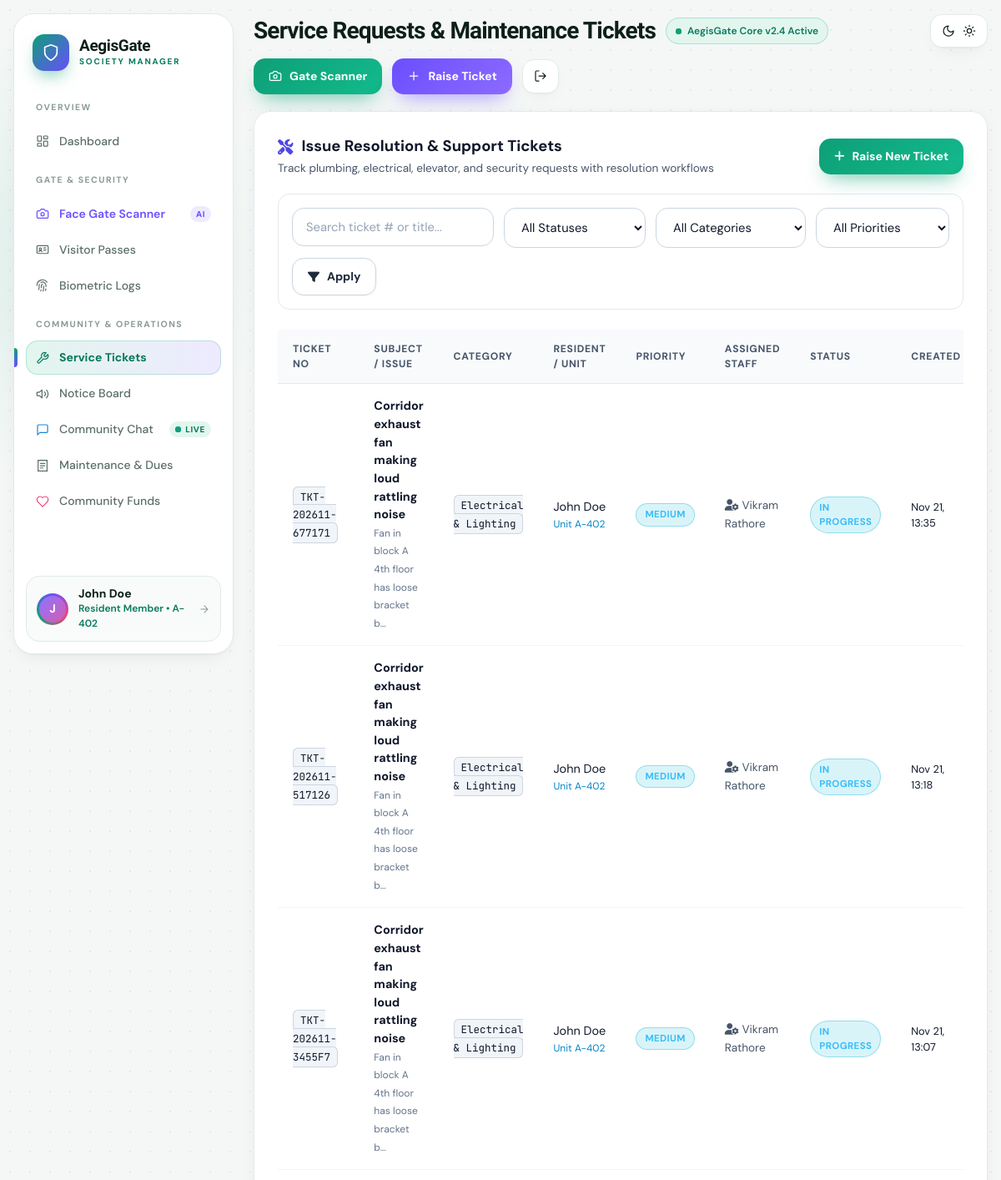
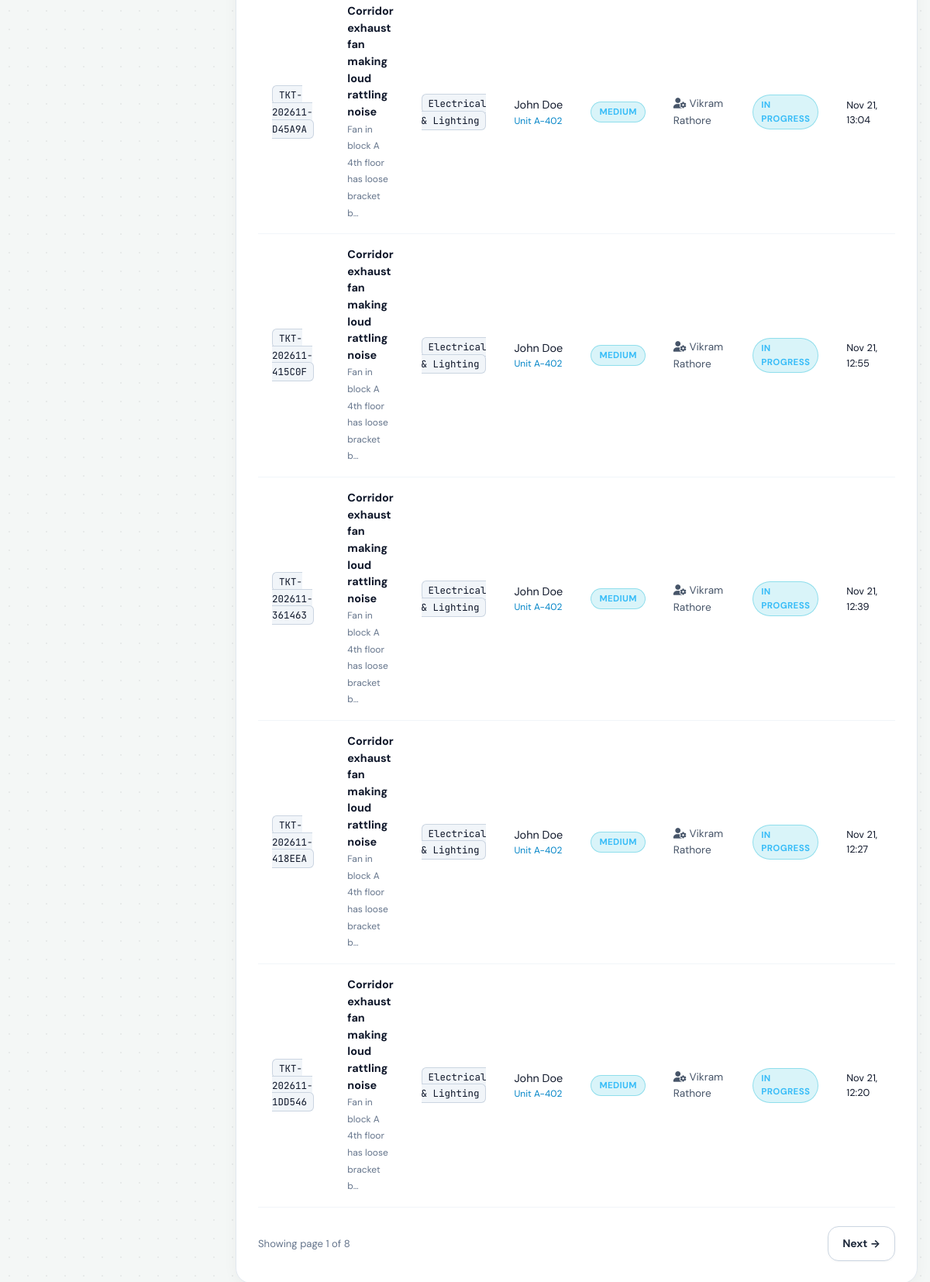
The page /tickets/ (signed in) on the database its author committed (2 pictures, top to bottom).
### society_app/models.py (models this page shows, shortened)
class User(AbstractUser):
    ROLE_CHOICES = (
        ('ADMIN', 'Society Admin / Committee Board'),
        ('STAFF', 'Security Gate Officer / Facility Staff'),
        ('RESIDENT', 'Resident Member'),
    )
    role = models.CharField(max_length=20, choices=ROLE_CHOICES, default='RESIDENT')
    phone_number = models.CharField(max_length=20, blank=True)
    flat_number = models.CharField(max_length=20, blank=True, help_text="e.g. A-402")
    block_tower = models.CharField(max_length=50, blank=True, help_text="e.g. Tower 1 / Emerald Block")
    family_members_count = models.PositiveIntegerField(
        default=1,
        blank=True,
        null=True,
        help_text="Total number of family members residing in this unit"
    )
    family_details = models.TextField(
        blank=True,
        default='',
        help_text="Family members description with names and ages (e.g. Jane Doe - Age 34, Tommy Doe - Age 8)"
    )
    lives_here = models.BooleanField(
        default=True,
        help_text="Specifies whether staff/resident lives on premises"
    )
    avatar = models.ImageField(upload_to='avatars/', blank=True, null=True)
    face_photo = models.ImageField(upload_to='face_profiles/', blank=True, null=True, help_text="Reference face photo for gate recognition")
    face_encoding = models.TextField(blank=True, null=True, help_text="Serialized facial feature descriptor")
    vehicle_number = models.CharField(max_length=30, blank=True, help_text="e.g. KA-01-MJ-4521")
    emergency_contact = models.CharField(max_length=50, blank=True)
    is_verified_resident = models.BooleanField(default=True)
    google_id = models.CharField(max_length=150, blank=True, null=True, help_text="Google OAuth UID/Sub")
    google_avatar_url = models.URLField(max_length=500, blank=True, null=True)
    is_google_verified = models.BooleanField(default=False)
    @property
    def is_admin_role(self):
        return self.role == 'ADMIN' or self.is_superuser
    @property
    def is_staff_role(self):
        return self.role in ['ADMIN', 'STAFF'] or self.is_staff

class ComplaintTicket(models.Model):
    CATEGORY_CHOICES = (
        ('PLUMBING', 'Plumbing & Water Supply'),
        ('ELECTRICAL', 'Electrical & Lighting'),
        ('ELEVATOR', 'Lift & Elevator'),
        ('SECURITY', 'Security & Parking'),
        ('CLEANLINESS', 'Sanitation & Housekeeping'),
        ('NOISE', 'Noise & Disturbance'),
        ('OTHER', 'General Maintenance'),
    )
    PRIORITY_CHOICES = (
        ('LOW', 'Low'),
        ('MEDIUM', 'Medium'),
        ('HIGH', 'High'),
        ('URGENT', 'Urgent Emergency'),
    )
    STATUS_CHOICES = (
        ('OPEN', 'Open'),
        ('IN_PROGRESS', 'In Progress'),
        ('RESOLVED', 'Resolved'),
        ('CLOSED', 'Closed'),
    )
    ticket_number = models.CharField(max_length=30, unique=True, editable=False)
    resident = models.ForeignKey(settings.AUTH_USER_MODEL, on_delete=models.CASCADE, related_name='complaints')
    title = models.CharField(max_length=200)
    description = models.TextField()
    category = models.CharField(max_length=30, choices=CATEGORY_CHOICES, default='OTHER')
    priority = models.CharField(max_length=20, choices=PRIORITY_CHOICES, default='MEDIUM')
    status = models.CharField(max_length=20, choices=STATUS_CHOICES, default='OPEN')
    attachment = models.ImageField(upload_to='complaints/', blank=True, null=True)
    assigned_staff = models.ForeignKey(
        settings.AUTH_USER_MODEL, on_delete=models.SET_NULL, null=True, blank=True, related_name='assigned_tasks'
    )
    resolution_notes = models.TextField(blank=True, default='')
    created_at = models.DateTimeField(auto_now_add=True)
    resolved_at = models.DateTimeField(blank=True, null=True)
    class Meta:
        ordering = ['-created_at']

### society_app/views.py (the view)
# urls.py: path('tickets/', views.ticket_list_view, name='ticket_list'),
@login_required
def ticket_list_view(request):
    user = request.user
    status_filter = request.GET.get('status')
    category_filter = request.GET.get('category')
    priority_filter = request.GET.get('priority')
    search = request.GET.get('q')
    if user.is_admin_role or user.is_staff_role:
        tickets = ComplaintTicket.objects.all()
    else:
        tickets = ComplaintTicket.objects.filter(resident=user)
    if status_filter:
        tickets = tickets.filter(status=status_filter)
    if category_filter:
        tickets = tickets.filter(category=category_filter)
    if priority_filter:
        tickets = tickets.filter(priority=priority_filter)
    if search:
        tickets = tickets.filter(Q(title__icontains=search) | Q(ticket_number__icontains=search) | Q(description__icontains=search))
    paginator = Paginator(tickets, 8)
    page_number = request.GET.get('page')
    page_obj = paginator.get_page(page_number)
    return render(request, 'tickets/list.html', {
        'page_obj': page_obj,
        'status_filter': status_filter,
        'category_filter': category_filter,
        'priority_filter': priority_filter,
        'search': search,
        'categories': ComplaintTicket.CATEGORY_CHOICES,
        'priorities': ComplaintTicket.PRIORITY_CHOICES,
        'statuses': ComplaintTicket.STATUS_CHOICES,
    })

### society_app/context_processors.py (called while the page is built)
def google_auth_settings(request):
    return {
        'GOOGLE_CLIENT_ID': getattr(settings, 'GOOGLE_CLIENT_ID', ''),
        'google_verified_user': request.session.get('google_user'),
    }

### templates/tickets/list.html (shortened to what this page needs)
{% extends 'base.html' %}
{% block page_title %}Service Requests & Maintenance Tickets{% endblock %}
{% block content %}
<div class="glass-panel" style="padding: 28px;">
  <div class="section-header" style="flex-wrap: wrap; gap: 14px;">
    <div>
      <h3 class="section-title">
        <i class="fa-solid fa-screwdriver-wrench" style="color: var(--primary);"></i>
        Issue Resolution & Support Tickets
      </h3>
      <p style="color: var(--text-muted); font-size: 0.85rem; margin-top: 2px;">
        Track plumbing, electrical, elevator, and security requests with resolution workflows
      </p>
    </div>
    <div style="display: flex; gap: 10px;">
      <a href="{% url 'ticket_create' %}" class="btn btn-primary">
        <i class="fa-solid fa-plus"></i> Raise New Ticket
      </a>
    </div>
  </div>
  <form method="GET" style="display: flex; flex-wrap: wrap; gap: 12px; margin-bottom: 24px; padding: 16px; background: rgba(255, 255, 255, 0.02); border-radius: var(--radius-md); border: 1px solid var(--border-glass);">
    <div style="flex: 1; min-width: 200px;">
      <input type="text" name="q" value="{{ search|default:'' }}" class="form-input" placeholder="Search ticket # or title...">
    </div>
    <div style="width: 170px;">
      <select name="status" class="form-select" onchange="this.form.submit()">
        <option value="">All Statuses</option>
      </select>
    </div>
    <div style="width: 180px;">
      <select name="category" class="form-select" onchange="this.form.submit()">
        <option value="">All Categories</option>
      </select>
    </div>
    <div style="width: 160px;">
      <select name="priority" class="form-select" onchange="this.form.submit()">
        <option value="">All Priorities</option>
      </select>
    </div>
    <button type="submit" class="btn btn-secondary btn-sm"><i class="fa-solid fa-filter"></i> Apply</button>
  </form>
  <div class="table-responsive">
    <table class="glass-table">
      <thead>
        <tr>
          <th>Ticket No</th>
          <th>Subject / Issue</th>
          <th>Category</th>
          <th>Resident / Unit</th>
          <th>Priority</th>
          <th>Assigned Staff</th>
          <th>Status</th>
          <th>Created</th>
        </tr>
      </thead>
      <tbody>
        {% for t in page_obj %}
        <tr>
          <td>
            <a href="{% url 'ticket_detail' t.id %}" class="badge-code" style="color: var(--accent-cyan); text-decoration: none;">
              {{ t.ticket_number }}
            </a>
          </td>
          <td>
            <div style="font-weight: 700;">{{ t.title }}</div>
            <small style="color: var(--text-dim);">{{ t.description|truncatechars:45 }}</small>
          </td>
          <td><span class="badge-code">{{ t.get_category_display }}</span></td>
          <td>
            {{ t.resident.get_full_name|default:t.resident.username }}
            {% if t.resident.flat_number %}
            <div style="font-size: 0.75rem; color: var(--accent-cyan);">Unit {{ t.resident.flat_number }}</div>
            {% endif %}
          </td>
          <td>
            <span class="badge {% if t.priority == 'URGENT' %}badge-urgent{% elif t.priority == 'HIGH' %}badge-open{% else %}badge-progress{% endif %}">
              {{ t.get_priority_display }}
            </span>
          </td>
          <td>
            {% if t.assigned_staff %}
              <span style="font-size: 0.85rem; color: var(--text-muted);"><i class="fa-solid fa-user-gear"></i> {{ t.assigned_staff.get_full_name|default:t.assigned_staff.username }}</span>
            {% else %}
              <span style="color: var(--text-dim); font-size: 0.8rem;">Unassigned</span>
            {% endif %}
          </td>
          <td>
            <span class="badge {% if t.status == 'RESOLVED' or t.status == 'CLOSED' %}badge-resolved{% elif t.status == 'IN_PROGRESS' %}badge-progress{% else %}badge-open{% endif %}">
              {{ t.get_status_display }}
            </span>
          </td>
          <td style="color: var(--text-dim); font-size: 0.8rem;">{{ t.created_at|date:"M d, H:i" }}</td>
        </tr>
        {% empty %}
        <tr>
          <td colspan="9" style="text-align: center; color: var(--text-dim); padding: 36px 0;">
            No tickets match your filter criteria.
          </td>
        </tr>
        {% endfor %}
      </tbody>
    </table>
  </div>
  {% if page_obj.has_other_pages %}
  <div class="pagination-container">
    <div style="font-size: 0.82rem; color: var(--text-dim);">
      Showing page {{ page_obj.number }} of {{ page_obj.paginator.num_pages }}
    </div>
    <div class="pagination-links">
      {% if page_obj.has_next %}
      <a href="?page={{ page_obj.next_page_number }}{% if status_filter %}&status={{ status_filter }}{% endif %}{% if category_filter %}&category={{ category_filter }}{% endif %}" class="btn btn-secondary btn-sm">Next &rarr;</a>
      {% endif %}
    </div>
  </div>
  {% endif %}
</div>
{% endblock %}

### templates/base.html (shortened to what this page needs)
{% load static %}
<!DOCTYPE html>
<html lang="en">
<head>
  <link rel="stylesheet" href="https://cdnjs.cloudflare.com/ajax/libs/font-awesome/6.4.0/css/all.min.css">
  <link rel="stylesheet" href="{% static 'css/styles.css' %}">
</head>
<body>
  <div class="app">
    {% if user.is_authenticated %}
    <aside class="side" id="side" aria-label="Main navigation">
      <a href="{% url 'dashboard' %}" class="brand">
        <div class="brand-mark">
          <svg class="i"><use href="#i-shield"/></svg>
        </div>
        <div>
          <b>AegisGate</b>
          <small>SOCIETY MANAGER</small>
        </div>
      </a>
      <div class="nav-label">OVERVIEW</div>
      <nav class="nav">
        <a href="{% url 'dashboard' %}" class="nav-item {% if request.resolver_match.url_name == 'dashboard' %}active{% endif %}">
          <svg class="i"><use href="#i-grid"/></svg>
          <span>Dashboard</span>
        </a>
      </nav>
      <div class="nav-label">GATE &amp; SECURITY</div>
      <nav class="nav">
        <a href="{% url 'face_terminal' %}" class="nav-item {% if request.resolver_match.url_name == 'face_terminal' %}active{% endif %}">
          <svg class="i" style="color: var(--violet);"><use href="#i-camera"/></svg>
          <span style="font-weight: 600; color: var(--violet);">Face Gate Scanner</span>
          <span class="tag tag-ai">AI</span>
        </a>
        <a href="{% url 'visitor_list' %}" class="nav-item {% if 'visitor' in request.resolver_match.url_name %}active{% endif %}">
          <svg class="i"><use href="#i-id"/></svg>
          <span>Visitor Passes</span>
        </a>
        <a href="{% url 'biometric_logs' %}" class="nav-item {% if request.resolver_match.url_name == 'biometric_logs' %}active{% endif %}">
          <svg class="i"><use href="#i-finger"/></svg>
          <span>Biometric Logs</span>
        </a>
      </nav>
      <div class="nav-label">COMMUNITY &amp; OPERATIONS</div>
      <nav class="nav">
        <a href="{% url 'ticket_list' %}" class="nav-item {% if 'ticket' in request.resolver_match.url_name %}active{% endif %}">
          <svg class="i"><use href="#i-wrench"/></svg>
          <span>Service Tickets</span>
        </a>
        <a href="{% url 'notice_list' %}" class="nav-item {% if 'notice' in request.resolver_match.url_name %}active{% endif %}">
          <svg class="i"><use href="#i-notice"/></svg>
          <span>Notice Board</span>
        </a>
        <a href="{% url 'community_chat' %}" class="nav-item {% if request.resolver_match.url_name == 'community_chat' %}active{% endif %}">
          <svg class="i" style="color: var(--sky);"><use href="#i-chat"/></svg>
          <span>Community Chat</span>
          <span class="tag tag-live"><i class="dot"></i>LIVE</span>
        </a>
        <a href="{% url 'maintenance_list' %}" class="nav-item {% if 'maintenance' in request.resolver_match.url_name %}active{% endif %}">
          <svg class="i"><use href="#i-receipt"/></svg>
          <span>Maintenance &amp; Dues</span>
        </a>
        <a href="{% url 'funds_list' %}" class="nav-item {% if 'fund' in request.resolver_match.url_name %}active{% endif %}">
          <svg class="i" style="color: var(--rose);"><use href="#i-heart"/></svg>
          <span>Community Funds</span>
        </a>
      </nav>
      <a href="{% url 'profile' %}" class="me" title="View &amp; Edit Profile">
        <div class="avatar">
          {% if user.avatar %}
            <img src="{{ user.avatar.url }}" alt="avatar" style="width: 100%; height: 100%; border-radius: 50%; object-fit: cover;">
          {% else %}
            <span>{{ user.username|make_list|first|upper }}</span>
          {% endif %}
        </div>
        <div style="min-width: 0; flex: 1;">
          <b style="white-space: nowrap; overflow: hidden; text-overflow: ellipsis; display: block;">{{ user.get_full_name|default:user.username }}</b>
          <small>{{ user.get_role_display }}{% if user.flat_number %} • {{ user.flat_number }}{% endif %}</small>
        </div>
        <svg class="i" style="width: 14px !important; height: 14px !important; color: var(--faint);"><use href="#i-arrow"/></svg>
      </a>
    </aside>
    {% endif %}
    <main class="main" style="{% if not user.is_authenticated %}grid-column: 1 / -1; max-width: 1000px; margin: 40px auto; width: 100%;{% endif %}">
      {% if user.is_authenticated %}
      <header class="topbar">
        <h1>{% block page_title %}Overview{% endblock %}</h1>
        <span class="chip ok chip-core"><i class="dot"></i>AegisGate Core v2.4 Active</span>
        <button class="btn btn-icon theme-btn" id="themeBtn" aria-label="Toggle theme" title="Switch between light and dark theme">
          <svg class="i ti-moon"><use href="#i-moon"/></svg>
          <svg class="i ti-sun"><use href="#i-sun"/></svg>
        </button>
        <a href="{% url 'face_terminal' %}" class="btn btn-primary">
          <svg class="i"><use href="#i-camera"/></svg>
          <span>Gate Scanner</span>
        </a>
        <a href="{% url 'ticket_create' %}" class="btn btn-violet">
          <svg class="i"><use href="#i-plus"/></svg>
          <span>Raise Ticket</span>
        </a>
        <a href="{% url 'logout' %}" class="btn btn-icon" title="Log out" aria-label="Log out">
          <svg class="i"><use href="#i-logout"/></svg>
        </a>
      </header>
      {% endif %}
      {% block content %}{% endblock %}
    </main>
  </div>
</body>
</html>

### rows shown on the page
User: username|make_list "J", get_full_name "John Doe", role "Resident Member", flat_number "A-402"
ComplaintTicket: ticket_number "TKT-202611-677171", title "Corridor exhaust fan making loud rattling noise", description "Fan in block A 4th floor has loose bracket b…", category "Electrical & Lighting", resident.get_full_name "John Doe", resident.flat_number "A-402", priority "MEDIUM", assigned_staff.get_full_name "Vikram Rathore", status "IN PROGRESS", created_at "Nov 21, 13:35"
ComplaintTicket: ticket_number "TKT-202611-517126", title "Corridor exhaust fan making loud rattling noise", description "Fan in block A 4th floor has loose bracket b…", category "Electrical & Lighting", resident.get_full_name "John Doe", resident.flat_number "A-402", priority "MEDIUM", assigned_staff.get_full_name "Vikram Rathore", status "IN PROGRESS", created_at "Nov 21, 13:18"
ComplaintTicket: ticket_number "TKT-202611-3455F7", title "Corridor exhaust fan making loud rattling noise", description "Fan in block A 4th floor has loose bracket b…", category "Electrical & Lighting", resident.get_full_name "John Doe", resident.flat_number "A-402", priority "MEDIUM", assigned_staff.get_full_name "Vikram Rathore", status "IN PROGRESS", created_at "Nov 21, 13:07"
ComplaintTicket: ticket_number "TKT-202611-D45A9A", title "Corridor exhaust fan making loud rattling noise", description "Fan in block A 4th floor has loose bracket b…", category "Electrical & Lighting", resident.get_full_name "John Doe", resident.flat_number "A-402", priority "MEDIUM", assigned_staff.get_full_name "Vikram Rathore", status "IN PROGRESS", created_at "Nov 21, 13:04"
ComplaintTicket: ticket_number "TKT-202611-415C0F", title "Corridor exhaust fan making loud rattling noise", description "Fan in block A 4th floor has loose bracket b…", category "Electrical & Lighting", resident.get_full_name "John Doe", resident.flat_number "A-402", priority "MEDIUM", assigned_staff.get_full_name "Vikram Rathore", status "IN PROGRESS", created_at "Nov 21, 12:55"
ComplaintTicket: ticket_number "TKT-202611-361463", title "Corridor exhaust fan making loud rattling noise", description "Fan in block A 4th floor has loose bracket b…", category "Electrical & Lighting", resident.get_full_name "John Doe", resident.flat_number "A-402", priority "MEDIUM", assigned_staff.get_full_name "Vikram Rathore", status "IN PROGRESS", created_at "Nov 21, 12:39"
ComplaintTicket: ticket_number "TKT-202611-418EEA", title "Corridor exhaust fan making loud rattling noise", description "Fan in block A 4th floor has loose bracket b…", category "Electrical & Lighting", resident.get_full_name "John Doe", resident.flat_number "A-402", priority "MEDIUM", assigned_staff.get_full_name "Vikram Rathore", status "IN PROGRESS", created_at "Nov 21, 12:27"
ComplaintTicket: ticket_number "TKT-202611-1DD546", title "Corridor exhaust fan making loud rattling noise", description "Fan in block A 4th floor has loose bracket b…", category "Electrical & Lighting", resident.get_full_name "John Doe", resident.flat_number "A-402", priority "MEDIUM", assigned_staff.get_full_name "Vikram Rathore", status "IN PROGRESS", created_at "Nov 21, 12:20"

### other values the page prints
{{ page_obj.number }} "1"
{{ page_obj.paginator.num_pages }} "8"
